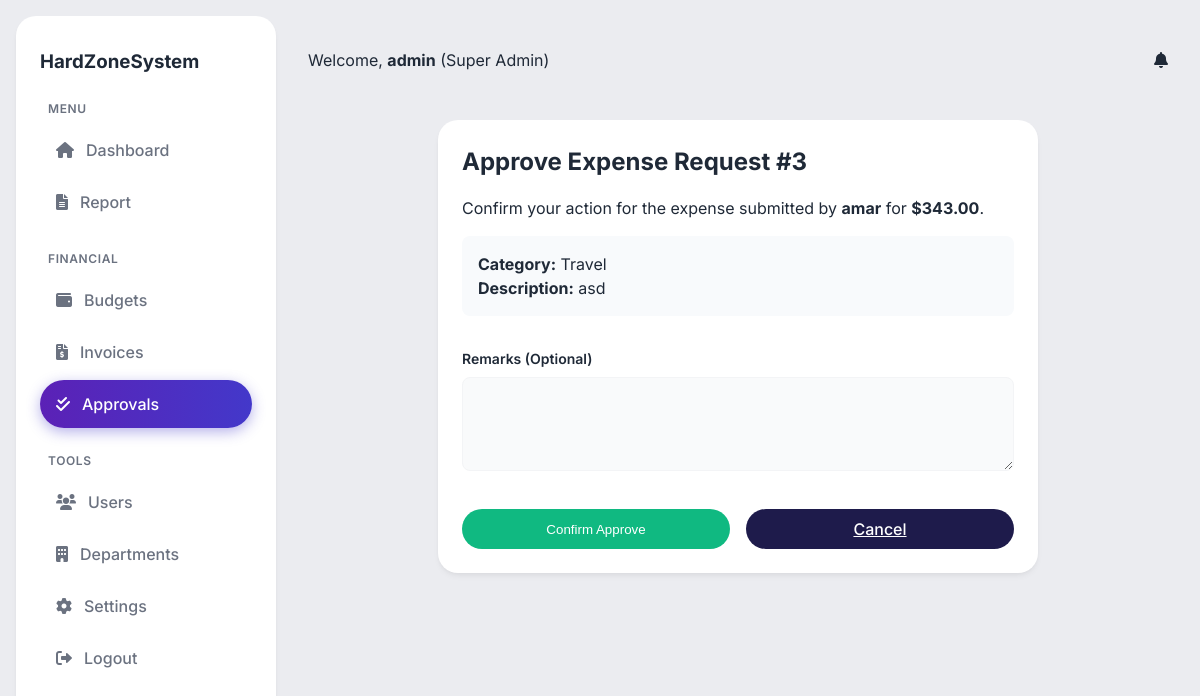
Screenshot of /approvals/approve/3/ (signed in) with the database file from the repository.
### users/models.py (models this page shows, shortened)
class CustomUser(AbstractUser):
    ROLE_CHOICES = (
        ('ADMIN', 'Super Admin'),
        ('MANAGER', 'Manager'),
        ('EMPLOYEE', 'Employee'),
    )
    role = models.CharField(max_length=20, choices=ROLE_CHOICES, default='EMPLOYEE')
    department = models.ForeignKey('budgets.Department', on_delete=models.SET_NULL, null=True, blank=True, related_name='members')
    manager = models.ForeignKey('self', on_delete=models.SET_NULL, null=True, blank=True, related_name='subordinates')
    status = models.BooleanField(default=True) # True for Active, False for Inactive

### expenses/models.py (models this page shows, shortened)
class Expense(models.Model):
    STATUS_CHOICES = (
        ('PENDING', 'Pending Approval'),
        ('APPROVED', 'Approved'),
        ('REJECTED', 'Rejected'),
    )
    employee = models.ForeignKey(settings.AUTH_USER_MODEL, on_delete=models.CASCADE, related_name='expenses')
    category = models.ForeignKey(ExpenseCategory, on_delete=models.PROTECT)
    amount = models.DecimalField(max_digits=10, decimal_places=2)
    description = models.TextField()
    bill = models.FileField(upload_to='expenses/bills/%Y/%m/%d/')
    status = models.CharField(max_length=20, choices=STATUS_CHOICES, default='PENDING')
    submitted_at = models.DateTimeField(auto_now_add=True)
    updated_at = models.DateTimeField(auto_now=True)
    is_deleted = models.BooleanField(default=False)

class ExpenseCategory(models.Model):
    name = models.CharField(max_length=100, unique=True)

### approvals/views.py (the view, shortened to what this page needs)
# urls.py: path('approve/<int:pk>/', views.approve_expense, name='approve_expense'),
@login_required
def approve_expense(request, pk):
    expense = get_object_or_404(Expense, pk=pk)
    user = request.user
    if user.role == 'EMPLOYEE':
        messages.error(request, "Permission denied.")
        return redirect('dashboard')
    if user.role == 'MANAGER' and expense.employee.manager != user:
        messages.error(request, "This expense is not in your approval queue.")
        return redirect('dashboard')
    return render(request, 'approvals/approve_reject.html', {'expense': expense, 'action': 'Approve'})

### templates/approvals/approve_reject.html (shortened to what this page needs)
{% extends 'base.html' %}
{% block content %}
<div class="card" style="max-width: 600px; margin: 0 auto;">
    <h2>{{ action }} Expense Request #{{ expense.id }}</h2>
    <p style="margin: 1rem 0;">Confirm your action for the expense submitted by <strong>{{ expense.employee.username }}</strong> for <strong>${{ expense.amount }}</strong>.</p>
    <div style="background: #f8fafc; padding: 1rem; border-radius: 0.5rem; margin-bottom: 2rem;">
        <p><strong>Category:</strong> {{ expense.category.name }}</p>
        <p><strong>Description:</strong> {{ expense.description }}</p>
    </div>
    <form method="post">
        <div style="margin-bottom: 1.5rem;">
            <label for="remarks" style="display: block; font-weight: 600; margin-bottom: 0.5rem;">Remarks (Optional)</label>
            <textarea name="remarks" id="remarks" rows="4" style="width: 100%; border: 1px solid var(--border-color); border-radius: 0.5rem; padding: 0.75rem;"></textarea>
        </div>
        <div style="display: flex; gap: 1rem;">
            <button type="submit" class="btn" style="background: {% if action == 'Approve' %}var(--success){% else %}var(--danger){% endif %}; color: white; flex: 1;">
                Confirm {{ action }}
            </button>
            <a href="{% url 'approval_list' %}" class="btn" style="background: var(--secondary-color); color: white; flex: 1; text-align: center;">Cancel</a>
        </div>
    </form>
</div>
{% endblock %}

### templates/base.html (shortened to what this page needs)
<!DOCTYPE html>
<html lang="en">
<head>
    {% load static %}
    <link rel="stylesheet" href="{% static 'css/style.css' %}">
    <link rel="stylesheet" href="https://cdnjs.cloudflare.com/ajax/libs/font-awesome/6.0.0/css/all.min.css">
</head>
<body>
    <div class="dashboard-container">
        {% if user.is_authenticated %}
        <aside class="sidebar">
            <h3>HardZoneSystem</h3>
            <ul class="nav-links">
                <li><span class="menu-group">Menu</span></li>
                <li><a href="{% url 'dashboard' %}"
                        class="{% if request.resolver_match.url_name == 'dashboard' %}active{% endif %}">
                        <i class="fas fa-home"></i> <span>Dashboard</span></a></li>
                <li><a href="{% url 'export_report_excel' %}"><i class="fas fa-file-alt"></i> <span>Report</span></a></li>
                <li><span class="menu-group">Financial</span></li>
                <li><a href="{% url 'budget_list' %}" class="{% if 'budgets' in request.path %}active{% endif %}">
                        <i class="fas fa-wallet"></i> <span>Budgets</span></a></li>
                <li><a href="{% url 'expense_list' %}" class="{% if 'expenses' in request.path %}active{% endif %}">
                        <i class="fas fa-file-invoice-dollar"></i> <span>Invoices</span></a></li>
                {% if user.role != 'EMPLOYEE' %}
                <li><a href="{% url 'approval_list' %}" class="{% if 'approvals' in request.path %}active{% endif %}">
                        <i class="fas fa-check-double"></i> <span>Approvals</span></a></li>
                {% endif %}
                <li><span class="menu-group">Tools</span></li>
                {% if user.role == 'ADMIN' %}
                <li><a href="{% url 'user_list' %}" class="{% if 'users' in request.path %}active{% endif %}">
                        <i class="fas fa-users"></i> <span>Users</span></a></li>
                <li><a href="{% url 'department_list' %}"
                        class="{% if 'departments' in request.path %}active{% endif %}">
                        <i class="fas fa-building"></i> <span>Departments</span></a></li>
                <li><a href="{% url 'company_settings' %}" class="{% if 'settings' in request.path %}active{% endif %}">
                        <i class="fas fa-cog"></i> <span>Settings</span></a></li>
                {% endif %}
                <li><a href="{% url 'logout' %}"><i class="fas fa-sign-out-alt"></i> <span>Logout</span></a></li>
            </ul>
        </aside>
        {% endif %}
        <main class="main-content">
            {% if user.is_authenticated %}
            <header class="top-nav">
                <div class="user-info">
                    Welcome, <strong>{{ user.username }}</strong> ({{ user.get_role_display }})
                </div>
                <div class="notifications">
                    <i class="fas fa-bell"></i>
                </div>
            </header>
            {% endif %}
            {% block content %}
            {% endblock %}
        </main>
    </div>
</body>
</html>

### static/css/style.css (style rules this page uses)
:root { --primary-color: #4338ca; --primary-hover: #3730a3; --secondary-color: #1e1b4b; --bg-main: #ebecf0; --bg-card: #ffffff; --bg-sidebar: #ffffff; --text-main: #1f2937; --text-muted: #6b7280; --border-color: #f3f4f6; --success: #10b981; --success-bg: #d1fae5; --danger: #ef4444; --danger-bg: #fee2e2; --warning: #f59e0b; }
* { margin: 0; padding: 0; box-sizing: border-box; }
body { font-family: 'Inter', sans-serif; background-color: var(--bg-main); color: var(--text-main); line-height: 1.5; }
.dashboard-container { display: flex; min-height: 100vh; }
.sidebar { width: 260px; background-color: var(--bg-sidebar); color: var(--text-main); padding: 2rem 1.5rem; margin: 1rem 0 1rem 1rem; border-radius: 20px; transition: all 0.3s; box-shadow: 0 4px 6px -1px rgba(0, 0, 0, 0.05), 0 2px 4px -1px rgba(0, 0, 0, 0.03); }
.nav-links { list-style: none; }
.nav-links li { margin-bottom: 0.25rem; }
.nav-links li span.menu-group { display: block; font-size: 0.75rem; text-transform: uppercase; color: var(--text-muted); margin: 1.5rem 0 0.5rem 0.5rem; letter-spacing: 0.05em; font-weight: 600; }
.nav-links a { color: var(--text-muted); text-decoration: none; padding: 0.75rem 1rem; display: flex; align-items: center; gap: 0.75rem; border-radius: 9999px; transition: all 0.2s; font-weight: 500; }
.nav-links a.active { background: linear-gradient(90deg, #5b21b6 0%, #4338ca 100%); color: white; box-shadow: 0 4px 14px 0 rgba(67, 56, 202, 0.39); }
.main-content { flex: 1; padding: 2rem; }
.top-nav { display: flex; justify-content: space-between; align-items: center; margin-bottom: 2rem; background: transparent; padding: 1rem 0; }
.card { background: var(--bg-card); border-radius: 20px; padding: 1.5rem; box-shadow: 0 4px 6px -1px rgba(0, 0, 0, 0.05), 0 2px 4px -1px rgba(0, 0, 0, 0.03); margin-bottom: 1.5rem; border: none; }
.btn { padding: 0.5rem 1.25rem; border-radius: 9999px; font-weight: 500; cursor: pointer; border: none; transition: all 0.2s; }
input[type="text"], input[type="password"], input[type="email"], input[type="number"], input[type="date"], select, textarea { width: 100%; padding: 0.75rem 1rem; border: 1px solid var(--border-color); border-radius: 0.5rem; background-color: #f9fafb; color: var(--text-main); font-size: 0.875rem; transition: all 0.2s; outline: none; font-family: inherit; margin-bottom: 0.5rem; }
label { display: block; margin-bottom: 0.5rem; font-weight: 500; color: var(--text-main); font-size: 0.875rem; }

### rows the page displays
CustomUser: username "admin", role "Super Admin"
Expense: id "3", employee.username "amar", amount "343.00", category.name "Travel", description "asd"

### other values shown
{{ action }} "Approve"
